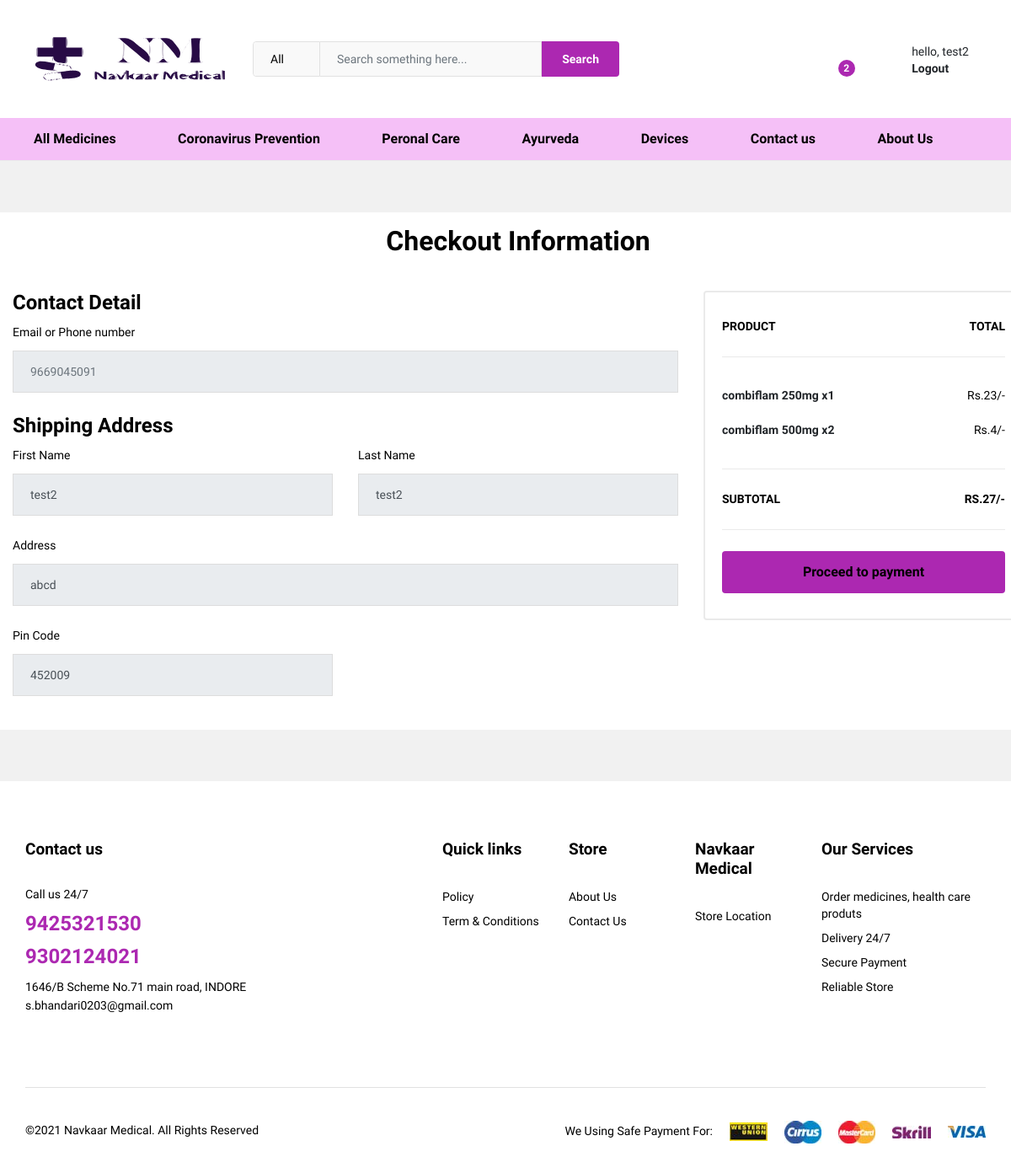
The page /checkout (signed in) on the database as committed earlier.
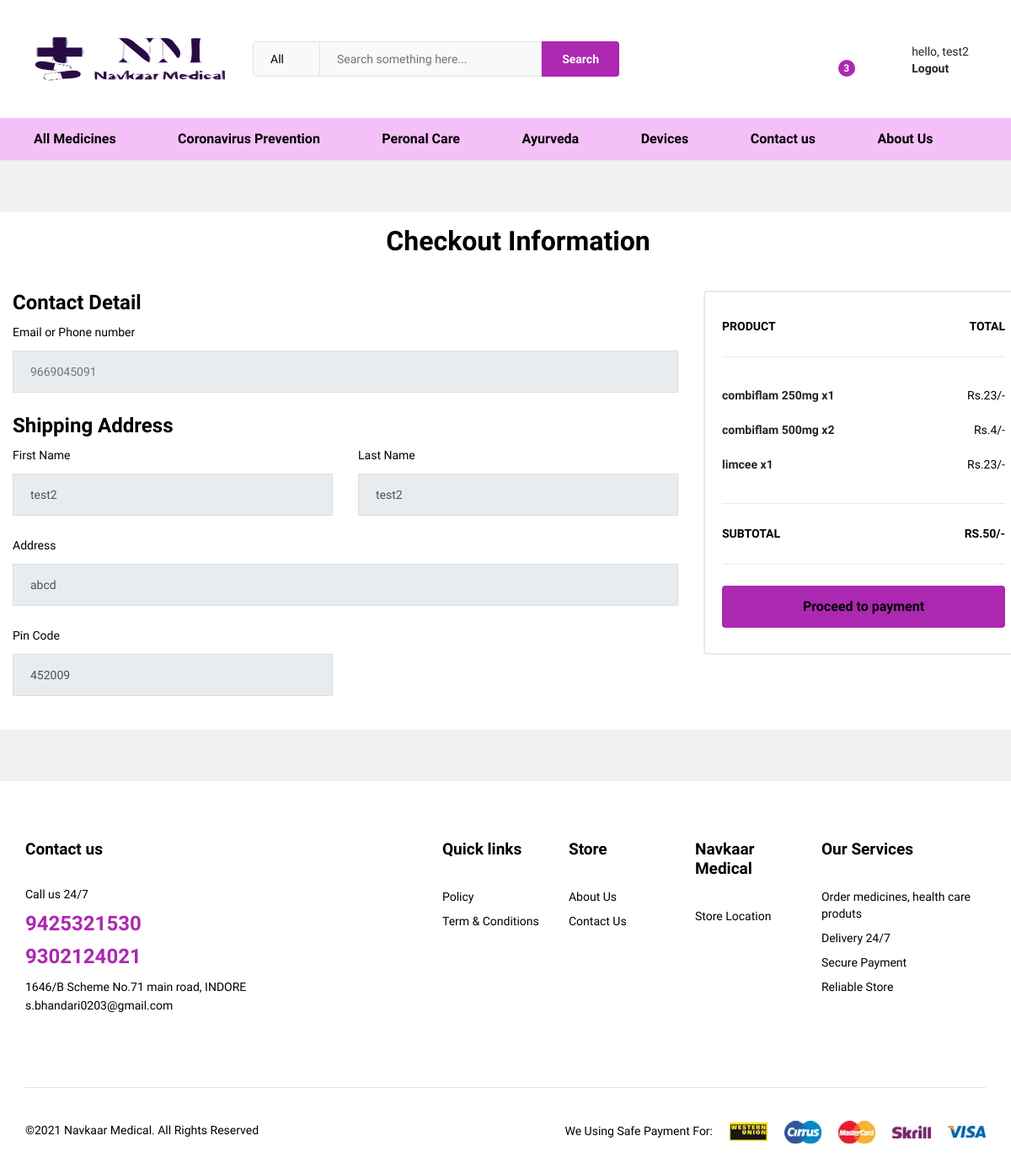
The same page on the database as committed later.
### main/models.py (models this page shows, shortened)
class cart(models.Model):
    cus_id=models.ForeignKey(User,on_delete=models.CASCADE)
    product_id=models.ForeignKey(product, on_delete=models.CASCADE)
    quantity = models.IntegerField()
    def __str__(self):
        return self.cus_id.first_name
    @property
    def get_total_cart(self):
        return self.quantity * self.product_id.mrp

class product(models.Model):
    medicinename=models.CharField(max_length=40)
    productdescription=models.TextField(default="NULL",null=True)
    keyingr=models.TextField(default="NULL",null=True)
    cat_id=models.ForeignKey(product_category, on_delete=models.CASCADE)
    prescriptiontype = (('T','True'),('F','False'))
    productpic = models.ImageField(null=True,blank=True ,upload_to = 'products')
    prescriptionreq = models.TextField(max_length=50, choices = prescriptiontype ,blank=True)
    mrp=models.IntegerField()
    medquantity=models.IntegerField()
    quantitydescription = models.CharField(max_length=50,default="Null",null=True,blank=True)
    meduses=models.TextField(max_length=80, null=True, default="NULL")
    safetyinfo=models.TextField(default="NULL",null=True)
    brand=models.CharField(max_length=100,null=True ,default="NULL")
    manufracturer=models.CharField(max_length=100 ,default="NULL", null=True)
    class Meta:
        ordering = ['medquantity'] #Sort in asc order

### main/views.py (the view)
# urls.py: path("checkout",views.checkout, name = 'checkout'),
def checkout(request):
    user = request.user
    if user.is_authenticated:
        try:
            c = cart.objects.filter(cus_id = request.user)
        except:
            print("cart query not matched")
            c = None
        print(c)
        amount = 0
        cart_product = [p for p in cart.objects.all() if p.cus_id == request.user]
        for p in cart_product:
            tempamount = (p.quantity*p.product_id.mrp)
            amount+=tempamount
        totalpurchased = len(cart_product)
        if totalpurchased == 0:
            return render(request,'main/emptycart.html')
        final_price = amount
        order_currency = 'INR'
        callback_url = 'http://'+ str(get_current_site(request))+"/handlerequest/"
        print(callback_url)
        notes = {'order-type': "basic order from the website", 'key':'value'}
        temp = "workplease"
        razorpay_client = razorpay.Client(auth=('rzp_test_OrSWAaMq9arlUq', 'fjmPCsbhR7rTduZmLIhlapCh'))
        razorpay_order = razorpay_client.order.create(dict(amount=final_price*100, currency=order_currency, notes = notes, receipt=temp, payment_capture='0'))
        print(razorpay_order['id'])
        final_amount2 = amount*100
        data = {
            'totalpurchased':totalpurchased,
            'amount':amount,
            'order_id': razorpay_order['id'],
            'orderId':temp,
            'final_price':final_price,
            'callback_url':callback_url,
            'final_amount2':final_amount2
        }
        data['cart'] = c
        print(data['cart'])
        return render(request,'main/checkout.html',data)
    else:
        return redirect('login')

### main/templates/main/checkout.html (shortened to what the changed rows need)
{% extends "main/test.html" %}
{% load static %}
{% block mainblock %}
        <section class="ps-section--account ps-checkout">
            <div class="container">
                <div class="ps-section__content">
                    <form class="ps-form--checkout" action="" method="POST">
                        <div class="ps-form__content">
                            <div class="row">
                                <div class="col-xl-4 col-lg-4 col-md-12 col-sm-12 col-12 ">
                                    <div class="ps-block--checkout-order">
                                        <div class="ps-block__content">
                                            <figure class="ps-block__items">
                                                {% for i in cart %}
                                                    <a href="{% url 'product_details' i.product_id.id %}"><strong>{{ i.product_id.medicinename }} x{{ i.quantity }}</strong><small>Rs.{{ i.get_total_cart }}/-</small></a>
                                                {% endfor %}
                                            </figure>
                                            <figure>
                                                <figcaption><strong>Subtotal</strong><strong>Rs.{{ amount }}/-</strong></figcaption>
                                            </figure>
                                        </div>
                                    </div>
                                </div>
                            </div>
                        </div>
                    </form>
                </div>
            </div>
        </section>
{% endblock mainblock %}

### main/templates/main/test.html (shortened to what the changed rows need)
{% load static %}
<!DOCTYPE html>
<html lang="en">
<head>
    <link rel="stylesheet" href="//code.jquery.com/ui/1.12.1/themes/base/jquery-ui.css">
    <link rel="stylesheet" href="{% static 'plugins/font-awesome/css/font-awesome.min.css' %}">
    <link rel="stylesheet" href="{% static 'fonts/Linearicons/Linearicons/Font/demo-files/demo.css' %}">
    <link rel="stylesheet" href="{% static 'plugins/bootstrap/css/bootstrap.min.css' %}">
    <link rel="stylesheet" href="{% static 'plugins/owl-carousel/assets/owl.carousel.min.css' %}">
    <link rel="stylesheet" href="{% static 'plugins/owl-carousel/assets/owl.theme.default.min.css' %}">
    <link rel="stylesheet" href="{% static 'plugins/slick/slick/slick.css' %}">
    <link rel="stylesheet" href="{% static 'plugins/nouislider/nouislider.min.css' %}">
    <link rel="stylesheet" href="{% static 'plugins/lightGallery-master/dist/css/lightgallery.min.css' %}">
    <link rel="stylesheet" href="{% static 'plugins/jquery-bar-rating/dist/themes/fontawesome-stars.css' %}">
    <link rel="stylesheet" href="{% static 'plugins/select2/dist/css/select2.min.css' %}">
    <link rel="stylesheet" href="{% static 'css/style.css' %}">
    <link rel="stylesheet" href="{% static 'css/medicine.css' %}">
</head>
<body>
<header class="header header--standard header--medicine" data-sticky="true">
    <div class="header__content">
        <div class="ps-container">
            <div class="header__content-right">
                <div class="header__actions">
                    <div class="ps-cart--mini"><a class="header__extra" href="#"><i class="icon-bag2"></i><span id = "totalpurchased1"><i>{{totalpurchased}}</i></span></a>
                    </div>
                </div>
            </div>
        </div>
    </div>
</header>
            {% block mainblock %}
            {% endblock mainblock %}
</body>
</html>

Rows that differ between the two databases and show on the page:
added cart: product_id.medicinename "limcee", quantity "1", get_total_cart "23"
Other text that changed with them:
{{ totalpurchased }}: "2" → "3"
{{ amount }}: "27" → "50"
